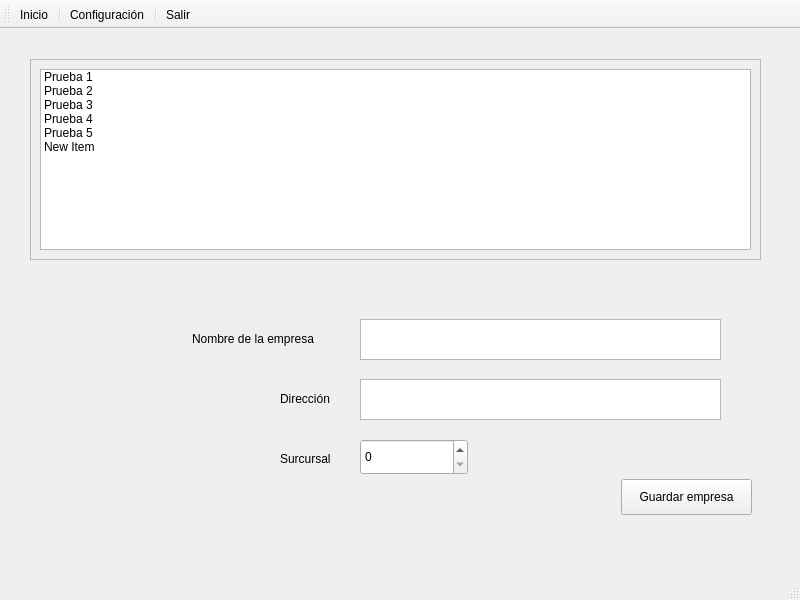
<?xml version="1.0" encoding="UTF-8"?>
<ui version="4.0">
 <class>MainWindow</class>
 <widget class="QMainWindow" name="MainWindow">
  <property name="geometry">
   <rect>
    <x>0</x>
    <y>0</y>
    <width>800</width>
    <height>600</height>
   </rect>
  </property>
  <property name="windowTitle">
   <string>Twelve Technologies</string>
  </property>
  <widget class="QWidget" name="centralwidget">
   <widget class="QStackedWidget" name="stackedWidget">
    <property name="enabled">
     <bool>true</bool>
    </property>
    <property name="geometry">
     <rect>
      <x>10</x>
      <y>10</y>
      <width>781</width>
      <height>521</height>
     </rect>
    </property>
    <property name="mouseTracking">
     <bool>false</bool>
    </property>
    <property name="currentIndex">
     <number>6</number>
    </property>
    <widget class="QWidget" name="page_bienvenida">
     <widget class="QWidget" name="layoutWidget">
      <property name="enabled">
       <bool>true</bool>
      </property>
      <property name="geometry">
       <rect>
        <x>170</x>
        <y>430</y>
        <width>451</width>
        <height>81</height>
       </rect>
      </property>
      <layout class="QHBoxLayout" name="horizontalLayout">
       <property name="spacing">
        <number>29</number>
       </property>
       <property name="sizeConstraint">
        <enum>QLayout::SetNoConstraint</enum>
       </property>
       <property name="leftMargin">
        <number>0</number>
       </property>
       <item>
        <widget class="QPushButton" name="btnPrueba">
         <property name="text">
          <string>Prueba</string>
         </property>
        </widget>
       </item>
       <item>
        <widget class="QPushButton" name="btnHistorial">
         <property name="enabled">
          <bool>true</bool>
         </property>
         <property name="text">
          <string>Historial</string>
         </property>
        </widget>
       </item>
      </layout>
     </widget>
     <widget class="QLabel" name="img_logo">
      <property name="geometry">
       <rect>
        <x>290</x>
        <y>60</y>
        <width>200</width>
        <height>200</height>
       </rect>
      </property>
      <property name="text">
       <string/>
      </property>
      <property name="pixmap">
       <pixmap>images/logo.png</pixmap>
      </property>
      <property name="scaledContents">
       <bool>true</bool>
      </property>
     </widget>
     <widget class="QLabel" name="txt_logo">
      <property name="geometry">
       <rect>
        <x>250</x>
        <y>250</y>
        <width>281</width>
        <height>91</height>
       </rect>
      </property>
      <property name="font">
       <font>
        <family>Cantarell</family>
        <pointsize>60</pointsize>
        <weight>75</weight>
        <bold>true</bold>
       </font>
      </property>
      <property name="text">
       <string>twelve</string>
      </property>
      <property name="alignment">
       <set>Qt::AlignCenter</set>
      </property>
     </widget>
    </widget>
    <widget class="QWidget" name="page_registro">
     <widget class="QTextEdit" name="txtNombre">
      <property name="geometry">
       <rect>
        <x>240</x>
        <y>110</y>
        <width>361</width>
        <height>41</height>
       </rect>
      </property>
     </widget>
     <widget class="QPushButton" name="btnRegistrar">
      <property name="geometry">
       <rect>
        <x>550</x>
        <y>450</y>
        <width>171</width>
        <height>36</height>
       </rect>
      </property>
      <property name="text">
       <string>Siguiente</string>
      </property>
     </widget>
     <widget class="QLabel" name="label">
      <property name="geometry">
       <rect>
        <x>160</x>
        <y>120</y>
        <width>63</width>
        <height>20</height>
       </rect>
      </property>
      <property name="text">
       <string>Nombre</string>
      </property>
     </widget>
     <widget class="QLabel" name="label_2">
      <property name="geometry">
       <rect>
        <x>160</x>
        <y>200</y>
        <width>63</width>
        <height>20</height>
       </rect>
      </property>
      <property name="text">
       <string>Sexo</string>
      </property>
     </widget>
     <widget class="QLabel" name="label_3">
      <property name="geometry">
       <rect>
        <x>160</x>
        <y>280</y>
        <width>63</width>
        <height>20</height>
       </rect>
      </property>
      <property name="text">
       <string>Edad</string>
      </property>
     </widget>
     <widget class="QSpinBox" name="spinBoxEdad">
      <property name="geometry">
       <rect>
        <x>240</x>
        <y>270</y>
        <width>108</width>
        <height>36</height>
       </rect>
      </property>
     </widget>
     <widget class="QComboBox" name="comboBoxSexo">
      <property name="geometry">
       <rect>
        <x>240</x>
        <y>190</y>
        <width>151</width>
        <height>36</height>
       </rect>
      </property>
      <item>
       <property name="text">
        <string>Masculino</string>
       </property>
      </item>
      <item>
       <property name="text">
        <string>Femenino</string>
       </property>
      </item>
     </widget>
    </widget>
    <widget class="QWidget" name="page_seleccion">
     <widget class="QFrame" name="frame">
      <property name="geometry">
       <rect>
        <x>20</x>
        <y>30</y>
        <width>276</width>
        <height>471</height>
       </rect>
      </property>
      <property name="frameShape">
       <enum>QFrame::StyledPanel</enum>
      </property>
      <property name="frameShadow">
       <enum>QFrame::Raised</enum>
      </property>
      <layout class="QVBoxLayout" name="verticalLayout">
       <item>
        <widget class="QLabel" name="label_4">
         <property name="text">
          <string>Presets</string>
         </property>
         <property name="alignment">
          <set>Qt::AlignCenter</set>
         </property>
        </widget>
       </item>
       <item>
        <widget class="QListWidget" name="listWidgetPresets">
         <item>
          <property name="text">
           <string>Fácil</string>
          </property>
         </item>
         <item>
          <property name="text">
           <string>Intermedio</string>
          </property>
         </item>
         <item>
          <property name="text">
           <string>Dificil</string>
          </property>
         </item>
         <item>
          <property name="text">
           <string>Veterano</string>
          </property>
         </item>
         <item>
          <property name="text">
           <string>Dios</string>
          </property>
         </item>
        </widget>
       </item>
      </layout>
     </widget>
     <widget class="QPushButton" name="btnFicha1">
      <property name="geometry">
       <rect>
        <x>330</x>
        <y>120</y>
        <width>191</width>
        <height>61</height>
       </rect>
      </property>
      <property name="text">
       <string>Rojo</string>
      </property>
     </widget>
     <widget class="QPushButton" name="btnFicha2">
      <property name="geometry">
       <rect>
        <x>330</x>
        <y>220</y>
        <width>191</width>
        <height>61</height>
       </rect>
      </property>
      <property name="text">
       <string>Azul</string>
      </property>
     </widget>
     <widget class="QPushButton" name="btnFicha3">
      <property name="geometry">
       <rect>
        <x>330</x>
        <y>320</y>
        <width>191</width>
        <height>61</height>
       </rect>
      </property>
      <property name="text">
       <string>Verde</string>
      </property>
     </widget>
     <widget class="QPushButton" name="btnAddPreset">
      <property name="geometry">
       <rect>
        <x>370</x>
        <y>440</y>
        <width>111</width>
        <height>36</height>
       </rect>
      </property>
      <property name="text">
       <string>Añadir preset</string>
      </property>
     </widget>
     <widget class="QLabel" name="label_5">
      <property name="geometry">
       <rect>
        <x>590</x>
        <y>150</y>
        <width>91</width>
        <height>20</height>
       </rect>
      </property>
      <property name="text">
       <string>No. Fichas</string>
      </property>
     </widget>
     <widget class="QSpinBox" name="spinBox_2">
      <property name="geometry">
       <rect>
        <x>590</x>
        <y>180</y>
        <width>141</width>
        <height>36</height>
       </rect>
      </property>
     </widget>
     <widget class="QTimeEdit" name="timeEdit">
      <property name="geometry">
       <rect>
        <x>590</x>
        <y>300</y>
        <width>141</width>
        <height>36</height>
       </rect>
      </property>
     </widget>
     <widget class="QLabel" name="label_6">
      <property name="geometry">
       <rect>
        <x>590</x>
        <y>270</y>
        <width>91</width>
        <height>20</height>
       </rect>
      </property>
      <property name="text">
       <string>Tiempo</string>
      </property>
     </widget>
     <widget class="QPushButton" name="btnRun">
      <property name="geometry">
       <rect>
        <x>560</x>
        <y>440</y>
        <width>201</width>
        <height>36</height>
       </rect>
      </property>
      <property name="text">
       <string>Ejecutar</string>
      </property>
     </widget>
    </widget>
    <widget class="QWidget" name="page_ejecucion">
     <widget class="QLabel" name="imgFicha1">
      <property name="geometry">
       <rect>
        <x>130</x>
        <y>30</y>
        <width>140</width>
        <height>140</height>
       </rect>
      </property>
      <property name="text">
       <string/>
      </property>
      <property name="pixmap">
       <pixmap>images/btnred.png</pixmap>
      </property>
      <property name="scaledContents">
       <bool>true</bool>
      </property>
     </widget>
     <widget class="QLabel" name="imgFicha2">
      <property name="geometry">
       <rect>
        <x>130</x>
        <y>190</y>
        <width>140</width>
        <height>140</height>
       </rect>
      </property>
      <property name="text">
       <string/>
      </property>
      <property name="pixmap">
       <pixmap>images/btnblue.png</pixmap>
      </property>
      <property name="scaledContents">
       <bool>true</bool>
      </property>
     </widget>
     <widget class="QLabel" name="imgFicha3">
      <property name="geometry">
       <rect>
        <x>130</x>
        <y>350</y>
        <width>140</width>
        <height>140</height>
       </rect>
      </property>
      <property name="text">
       <string/>
      </property>
      <property name="pixmap">
       <pixmap>images/btngreen.png</pixmap>
      </property>
      <property name="scaledContents">
       <bool>true</bool>
      </property>
     </widget>
     <widget class="QFrame" name="frame_2">
      <property name="geometry">
       <rect>
        <x>420</x>
        <y>100</y>
        <width>291</width>
        <height>101</height>
       </rect>
      </property>
      <property name="frameShape">
       <enum>QFrame::StyledPanel</enum>
      </property>
      <property name="frameShadow">
       <enum>QFrame::Raised</enum>
      </property>
      <layout class="QGridLayout" name="gridLayout">
       <item row="0" column="0">
        <widget class="QLabel" name="lblTiempo">
         <property name="sizePolicy">
          <sizepolicy hsizetype="Preferred" vsizetype="Preferred">
           <horstretch>0</horstretch>
           <verstretch>0</verstretch>
          </sizepolicy>
         </property>
         <property name="font">
          <font>
           <pointsize>77</pointsize>
          </font>
         </property>
         <property name="text">
          <string>1:35</string>
         </property>
         <property name="alignment">
          <set>Qt::AlignCenter</set>
         </property>
         <property name="wordWrap">
          <bool>false</bool>
         </property>
        </widget>
       </item>
      </layout>
     </widget>
     <widget class="QPushButton" name="btnStop">
      <property name="geometry">
       <rect>
        <x>610</x>
        <y>440</y>
        <width>92</width>
        <height>36</height>
       </rect>
      </property>
      <property name="text">
       <string>STOP</string>
      </property>
     </widget>
    </widget>
    <widget class="QWidget" name="page_resultados">
     <widget class="QLabel" name="label_14">
      <property name="geometry">
       <rect>
        <x>260</x>
        <y>30</y>
        <width>261</width>
        <height>61</height>
       </rect>
      </property>
      <property name="font">
       <font>
        <pointsize>26</pointsize>
       </font>
      </property>
      <property name="text">
       <string>Prueba finalizada</string>
      </property>
     </widget>
     <widget class="QLabel" name="label_15">
      <property name="geometry">
       <rect>
        <x>160</x>
        <y>160</y>
        <width>191</width>
        <height>20</height>
       </rect>
      </property>
      <property name="text">
       <string>Total de piezas correctas</string>
      </property>
     </widget>
     <widget class="QLabel" name="label_16">
      <property name="geometry">
       <rect>
        <x>160</x>
        <y>280</y>
        <width>191</width>
        <height>20</height>
       </rect>
      </property>
      <property name="text">
       <string>Total de piezas incorrectas</string>
      </property>
     </widget>
     <widget class="QLCDNumber" name="lcdNumberWin">
      <property name="geometry">
       <rect>
        <x>440</x>
        <y>150</y>
        <width>141</width>
        <height>81</height>
       </rect>
      </property>
      <property name="font">
       <font>
        <pointsize>20</pointsize>
       </font>
      </property>
      <property name="frameShape">
       <enum>QFrame::Panel</enum>
      </property>
      <property name="frameShadow">
       <enum>QFrame::Raised</enum>
      </property>
      <property name="smallDecimalPoint">
       <bool>false</bool>
      </property>
      <property name="digitCount">
       <number>2</number>
      </property>
      <property name="segmentStyle">
       <enum>QLCDNumber::Flat</enum>
      </property>
      <property name="intValue" stdset="0">
       <number>25</number>
      </property>
     </widget>
     <widget class="QLCDNumber" name="lcdNumberFail">
      <property name="geometry">
       <rect>
        <x>440</x>
        <y>250</y>
        <width>141</width>
        <height>81</height>
       </rect>
      </property>
      <property name="font">
       <font>
        <pointsize>20</pointsize>
       </font>
      </property>
      <property name="frameShape">
       <enum>QFrame::Panel</enum>
      </property>
      <property name="frameShadow">
       <enum>QFrame::Raised</enum>
      </property>
      <property name="smallDecimalPoint">
       <bool>false</bool>
      </property>
      <property name="digitCount">
       <number>2</number>
      </property>
      <property name="segmentStyle">
       <enum>QLCDNumber::Flat</enum>
      </property>
      <property name="intValue" stdset="0">
       <number>5</number>
      </property>
     </widget>
     <widget class="QPushButton" name="btnReinicio">
      <property name="geometry">
       <rect>
        <x>210</x>
        <y>440</y>
        <width>131</width>
        <height>36</height>
       </rect>
      </property>
      <property name="text">
       <string>Reiniciar</string>
      </property>
     </widget>
     <widget class="QPushButton" name="btnFinalizar">
      <property name="geometry">
       <rect>
        <x>431</x>
        <y>440</y>
        <width>151</width>
        <height>36</height>
       </rect>
      </property>
      <property name="text">
       <string>Finalizar</string>
      </property>
     </widget>
    </widget>
    <widget class="QWidget" name="page_historial">
     <widget class="QScrollArea" name="scrollArea">
      <property name="geometry">
       <rect>
        <x>80</x>
        <y>60</y>
        <width>211</width>
        <height>211</height>
       </rect>
      </property>
      <property name="widgetResizable">
       <bool>true</bool>
      </property>
      <widget class="QWidget" name="scrollAreaWidgetContents">
       <property name="geometry">
        <rect>
         <x>0</x>
         <y>0</y>
         <width>207</width>
         <height>207</height>
        </rect>
       </property>
       <layout class="QHBoxLayout" name="horizontalLayout_2">
        <item>
         <widget class="QListWidget" name="listWidgetHistorial">
          <item>
           <property name="text">
            <string>Prueba 1</string>
           </property>
          </item>
          <item>
           <property name="text">
            <string>Prueba 2</string>
           </property>
          </item>
          <item>
           <property name="text">
            <string>Prueba 3</string>
           </property>
          </item>
          <item>
           <property name="text">
            <string>Prueba 4</string>
           </property>
          </item>
          <item>
           <property name="text">
            <string>Prueba 5</string>
           </property>
          </item>
          <item>
           <property name="text">
            <string>New Item</string>
           </property>
          </item>
         </widget>
        </item>
       </layout>
      </widget>
     </widget>
     <widget class="QToolButton" name="btnDelete">
      <property name="geometry">
       <rect>
        <x>460</x>
        <y>70</y>
        <width>36</width>
        <height>36</height>
       </rect>
      </property>
      <property name="text">
       <string/>
      </property>
      <property name="icon">
       <iconset>
        <normaloff>images/delete.png</normaloff>images/delete.png</iconset>
      </property>
     </widget>
     <widget class="QToolButton" name="btnEdit">
      <property name="geometry">
       <rect>
        <x>510</x>
        <y>70</y>
        <width>36</width>
        <height>36</height>
       </rect>
      </property>
      <property name="text">
       <string/>
      </property>
      <property name="icon">
       <iconset>
        <normaloff>images/edit.png</normaloff>images/edit.png</iconset>
      </property>
     </widget>
     <widget class="QToolButton" name="btnExport">
      <property name="geometry">
       <rect>
        <x>560</x>
        <y>70</y>
        <width>36</width>
        <height>36</height>
       </rect>
      </property>
      <property name="text">
       <string/>
      </property>
      <property name="icon">
       <iconset>
        <normaloff>images/export.png</normaloff>images/export.png</iconset>
      </property>
     </widget>
    </widget>
    <widget class="QWidget" name="page_empresas">
     <widget class="QTextEdit" name="txtNombreEmpresa">
      <property name="geometry">
       <rect>
        <x>350</x>
        <y>280</y>
        <width>361</width>
        <height>41</height>
       </rect>
      </property>
     </widget>
     <widget class="QLabel" name="label_7">
      <property name="geometry">
       <rect>
        <x>182</x>
        <y>290</y>
        <width>151</width>
        <height>20</height>
       </rect>
      </property>
      <property name="text">
       <string>Nombre de la empresa</string>
      </property>
     </widget>
     <widget class="QPushButton" name="btnRegistrar_2">
      <property name="geometry">
       <rect>
        <x>580</x>
        <y>550</y>
        <width>171</width>
        <height>36</height>
       </rect>
      </property>
      <property name="text">
       <string>Siguiente</string>
      </property>
     </widget>
     <widget class="QLabel" name="label_8">
      <property name="geometry">
       <rect>
        <x>270</x>
        <y>350</y>
        <width>63</width>
        <height>20</height>
       </rect>
      </property>
      <property name="text">
       <string>Dirección</string>
      </property>
     </widget>
     <widget class="QTextEdit" name="txtDireccionEmpresa">
      <property name="geometry">
       <rect>
        <x>350</x>
        <y>340</y>
        <width>361</width>
        <height>41</height>
       </rect>
      </property>
     </widget>
     <widget class="QLabel" name="label_9">
      <property name="geometry">
       <rect>
        <x>270</x>
        <y>410</y>
        <width>63</width>
        <height>20</height>
       </rect>
      </property>
      <property name="text">
       <string>Surcursal</string>
      </property>
     </widget>
     <widget class="QSpinBox" name="spinBoxEmpresa">
      <property name="geometry">
       <rect>
        <x>350</x>
        <y>400</y>
        <width>108</width>
        <height>36</height>
       </rect>
      </property>
     </widget>
     <widget class="QPushButton" name="btnGuardarEmpresa">
      <property name="geometry">
       <rect>
        <x>611</x>
        <y>440</y>
        <width>131</width>
        <height>36</height>
       </rect>
      </property>
      <property name="text">
       <string>Guardar empresa</string>
      </property>
     </widget>
     <widget class="QScrollArea" name="scrollArea_2">
      <property name="geometry">
       <rect>
        <x>20</x>
        <y>20</y>
        <width>731</width>
        <height>201</height>
       </rect>
      </property>
      <property name="widgetResizable">
       <bool>true</bool>
      </property>
      <widget class="QWidget" name="scrollAreaWidgetContents_2">
       <property name="geometry">
        <rect>
         <x>0</x>
         <y>0</y>
         <width>727</width>
         <height>197</height>
        </rect>
       </property>
       <layout class="QHBoxLayout" name="horizontalLayout_3">
        <item>
         <widget class="QListWidget" name="listEmpresas">
          <item>
           <property name="text">
            <string>Prueba 1</string>
           </property>
          </item>
          <item>
           <property name="text">
            <string>Prueba 2</string>
           </property>
          </item>
          <item>
           <property name="text">
            <string>Prueba 3</string>
           </property>
          </item>
          <item>
           <property name="text">
            <string>Prueba 4</string>
           </property>
          </item>
          <item>
           <property name="text">
            <string>Prueba 5</string>
           </property>
          </item>
          <item>
           <property name="text">
            <string>New Item</string>
           </property>
          </item>
         </widget>
        </item>
       </layout>
      </widget>
     </widget>
    </widget>
   </widget>
  </widget>
  <widget class="QStatusBar" name="statusbar"/>
  <widget class="QToolBar" name="toolBar">
   <property name="windowTitle">
    <string>toolBar</string>
   </property>
   <property name="toolButtonStyle">
    <enum>Qt::ToolButtonTextUnderIcon</enum>
   </property>
   <attribute name="toolBarArea">
    <enum>TopToolBarArea</enum>
   </attribute>
   <attribute name="toolBarBreak">
    <bool>false</bool>
   </attribute>
   <addaction name="actionInicio"/>
   <addaction name="separator"/>
   <addaction name="actionConfiguraci_n"/>
   <addaction name="separator"/>
   <addaction name="actionSalir"/>
  </widget>
  <action name="actionInicio">
   <property name="icon">
    <iconset>
     <normaloff>images/home.png</normaloff>images/home.png</iconset>
   </property>
   <property name="text">
    <string>Inicio</string>
   </property>
   <property name="toolTip">
    <string>Regresar a inicio</string>
   </property>
  </action>
  <action name="actionConfiguraci_n">
   <property name="icon">
    <iconset>
     <normaloff>images/conf.png</normaloff>images/conf.png</iconset>
   </property>
   <property name="text">
    <string>Configuración</string>
   </property>
   <property name="toolTip">
    <string>Configuraciones</string>
   </property>
  </action>
  <action name="actionSalir">
   <property name="icon">
    <iconset>
     <normaloff>images/exit24.png</normaloff>images/exit24.png</iconset>
   </property>
   <property name="text">
    <string>Salir</string>
   </property>
   <property name="toolTip">
    <string>Salir de la aplicación</string>
   </property>
   <property name="shortcut">
    <string>Ctrl+Q</string>
   </property>
  </action>
 </widget>
 <resources/>
 <connections/>
</ui>
